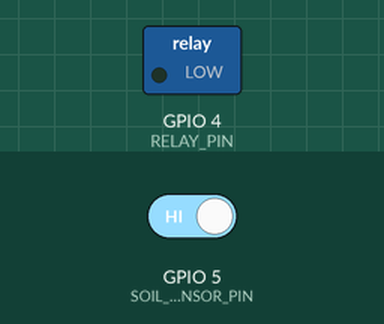
Simulated run of this sketch. Board: ESP8266 (NodeMCU). On the bench: switched loads named in the sketch (green lamp = pin HIGH). The test bench sets the inputs (shaded band); at power-on: GPIO 5 (SOIL_SENSOR_PIN) HIGH. WiFi joins after 1.5 s; servers stay silent unless stated; what the sketch prints to the serial monitor is not drawn.

Above: at 2.7 s.
2.8 s: GPIO 5 (SOIL_SENSOR_PIN) driven LOW
At 3.2 s:
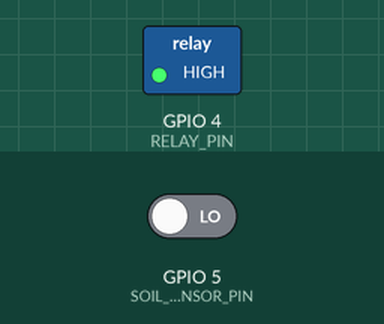
4.3 s: GPIO 5 (SOIL_SENSOR_PIN) driven HIGH
At 5.5 s:
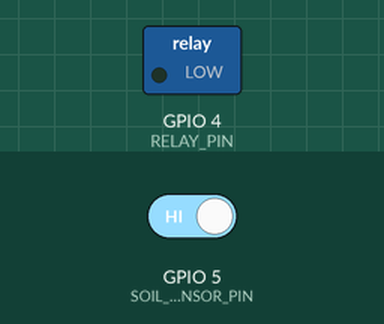
Timing chart, 0 to 7.3 s (numbered marks = the images above; inputs shaded):
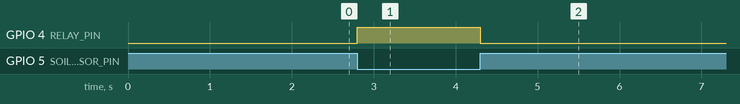

Measured:
- after the input at 2.8 s, GPIO 4 (RELAY_PIN): LOW → HIGH at once
- after the input at 4.3 s, GPIO 4 (RELAY_PIN): HIGH → LOW at once

The sketch:

PJ_Final_no1.ino
```cpp
#include <ESP8266WiFi.h>
#include <ESP8266WebServer.h>

// กำหนดข้อมูล Wi-Fi
const char* ssid = "Ita";
const char* password = "sikibidi1";

// กำหนดพิน
#define SOIL_SENSOR_PIN 5  // D1 = GPIO5 (รับค่าจากเซ็นเซอร์)
#define RELAY_PIN 4        // D2 = GPIO4 (ควบคุมรีเลย์)

// สร้างเว็บเซิร์ฟเวอร์
ESP8266WebServer server(80);

// ตัวแปรเก็บสถานะปั๊มน้ำ
bool pumpStatus = false;

void setup() {
  Serial.begin(115200);

  // ตั้งค่าขา
  pinMode(SOIL_SENSOR_PIN, INPUT);
  pinMode(RELAY_PIN, OUTPUT);
  digitalWrite(RELAY_PIN, LOW);  // ปิดปั๊มเริ่มต้น

  // เชื่อมต่อ Wi-Fi
  Serial.print("Connecting to Wi-Fi...");
  WiFi.begin(ssid, password);

  int timeout = 20;
  while (WiFi.status() != WL_CONNECTED && timeout > 0) {
    delay(500);
    Serial.print(".");
    timeout--;
  }

  if (WiFi.status() == WL_CONNECTED) {
    Serial.println("\nWi-Fi connected!");
    Serial.print("IP Address: ");
    Serial.println(WiFi.localIP());
  } else {
    Serial.println("\nFailed to connect to Wi-Fi.");
  }

  // ตั้งค่าเว็บเซิร์ฟเวอร์
  server.on("/", handleRoot);
  server.begin();
  Serial.println("Web Server Started.");
}

void loop() {
  server.handleClient();

  // อ่านค่าจากเซ็นเซอร์
  int soilStatus = digitalRead(SOIL_SENSOR_PIN);

  // ถ้าดินแห้ง (ค่าเป็น LOW) ให้เปิดปั๊มน้ำ
  if (soilStatus == LOW) {
    digitalWrite(RELAY_PIN, HIGH);
    pumpStatus = false;
  } else {
    digitalWrite(RELAY_PIN, LOW);
    pumpStatus = true;
  }
}

// ฟังก์ชันสำหรับหน้าเว็บ
void handleRoot() {
  int soilStatus = digitalRead(SOIL_SENSOR_PIN);
  String soilCondition = (soilStatus == HIGH) ? "Dry" : "Wet";
  String pumpState = (pumpStatus) ? "ON" : "OFF";

  // HTML ที่จะส่งกลับ
  String html = "<html>\
    <head>\
      <title>Soil Moisture Monitor</title>\
      <style>body { font-family: Arial; text-align: center; margin-top: 50px; }</style>\
    </head>\
    <body>\
      <h1>Soil Moisture Monitoring</h1>\
      <p>Soil Status: <strong>" + soilCondition + "</strong></p>\
      <p>Pump Status: <strong>" + pumpState + "</strong></p>\
    </body>\
  </html>";

  server.send(200, "text/html", html);
}
```
